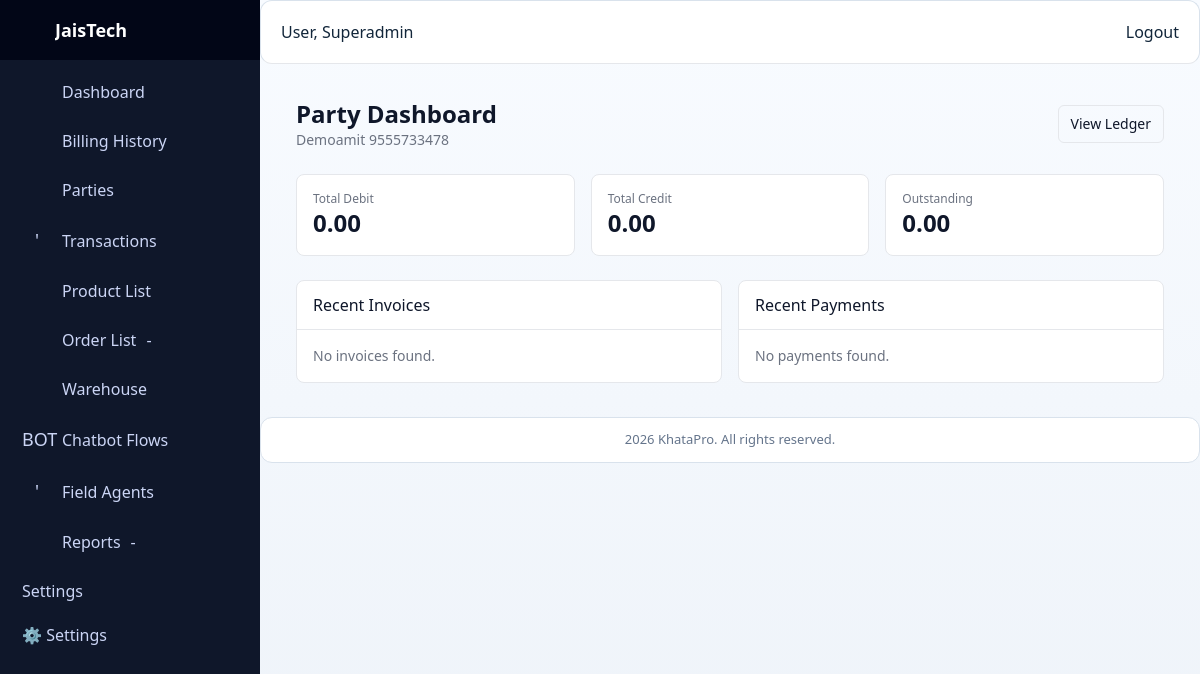
The page /accounts/party-dashboard/ (signed in) on the database its author committed.
### accounts/models.py (models this page shows, shortened)
class User(AbstractUser):
    username = models.CharField(max_length=150, blank=True, null=True)
    mobile = models.CharField(max_length=15, unique=True, blank=True, null=True)
    email = models.EmailField(unique=True)
    email_verified = models.BooleanField(default=False)
    mobile_verified = models.BooleanField(default=False)
    is_social_login = models.BooleanField(default=False)
    is_otp_verified = models.BooleanField(default=False)
    groups = models.ManyToManyField(
        Group,
        related_name="custom_user_set",
        blank=True,
        help_text="Groups this user belongs to.",
        verbose_name="groups",
    )
    user_permissions = models.ManyToManyField(
        Permission,
        related_name="custom_user_permissions_set",
        blank=True,
        help_text="Specific permissions for this user.",
        verbose_name="user permissions",
    )
    USERNAME_FIELD = "email"  # login by email
    REQUIRED_FIELDS = ["username", "mobile"]

### khataapp/models.py (models this page shows, shortened)
class Party(models.Model):
    PARTY_TYPE_CHOICES = (
        ('customer', 'Customer'),
        ('supplier', 'Supplier'),
    )
    owner = models.ForeignKey(
        settings.AUTH_USER_MODEL,
        on_delete=models.CASCADE,
        related_name='my_parties',
        null=True,
        blank=True
    )
    name = models.CharField(max_length=100)
    mobile = models.CharField(max_length=15, blank=True)
    email = models.EmailField(blank=True)
    gst = models.CharField(max_length=20, blank=True, null=True)
    address = models.TextField(blank=True, null=True)
    party_type = models.CharField(max_length=10, choices=PARTY_TYPE_CHOICES)
    created_at = models.DateTimeField(auto_now_add=True)
    upi_id = models.CharField(max_length=50, blank=True, null=True)
    bank_account_number = models.CharField(max_length=30, blank=True, null=True)
    qr_code = models.ImageField(upload_to='qr_codes/', blank=True, null=True)
    is_premium = models.BooleanField(default=False)
    whatsapp_number = models.CharField(max_length=15, blank=True, null=True)
    sms_number = models.CharField(max_length=15, blank=True, null=True)
    credit_grade = models.CharField(max_length=5, default='-', blank=True)
    credit_period = models.PositiveIntegerField(default=30, help_text="Credit period in days")
    opening_balance = models.DecimalField(max_digits=12, decimal_places=2, default=0, help_text="Opening balance for supplier")
    is_active = models.BooleanField(default=True)
    customer_category = models.CharField(max_length=60, blank=True, null=True, help_text="Customer segment/category")
    def balance(self):
        """Net balance (Credit - Debit)."""
        return self.total_credit() - self.total_debit()
    class Meta:
        ordering = ['-created_at']
        verbose_name_plural = "Parties"

### accounts/views.py (the view)
# urls.py: path("party-dashboard/", views.party_dashboard, name="party_dashboard"),
@login_required
def party_dashboard(request):
    user = request.user
    mobile = None
    if user.mobile:
        mobile = user.mobile
    else:
        profile = KhataProfile.objects.filter(user=user).first()
        mobile = profile.mobile if profile else None
    party = None
    if mobile:
        party = Party.objects.filter(mobile=mobile).first()
        if not party:
            party = Party.objects.filter(whatsapp_number=mobile).first()
    summary = None
    invoices = []
    payments = []
    if party:
        summary = get_party_summary(party)
        invoices = Invoice.objects.filter(order__party=party).order_by("-created_at")[:10]
        payments = Payment.objects.filter(invoice__order__party=party).order_by("-created_at")[:10]
    context = {
        "party": party,
        "summary": summary,
        "invoices": invoices,
        "payments": payments,
    }
    return render(request, "accounts/party_dashboard.html", context)

### accounts/views.py (called while the page is built)
def get_party_summary(party):
    orders = Order.objects.filter(party=party)
    invoices = Invoice.objects.filter(order__party=party)
    payments = Payment.objects.filter(invoice__order__party=party)
    txns = Transaction.objects.filter(party=party)
    total_debit = Decimal("0.00")
    total_credit = Decimal("0.00")
    for o in orders:
        amount = o.total_amount() if hasattr(o, "total_amount") else Decimal("0.00")
        total_debit += amount
    for inv in invoices:
        total_debit += inv.amount
    for p in payments:
        total_credit += p.amount
    for t in txns:
        if t.txn_type == "debit":
            total_debit += t.amount
        else:
            total_credit += t.amount
    balance = total_debit - total_credit
    return {
        "debit": total_debit,
        "credit": total_credit,
        "balance": balance,
    }

### billing/services.py (called while the page is built, shortened)
def user_has_feature(user, feature_key):
    if user.is_superuser:
        return True

### billing/templatetags/feature_tags.py (called while the page is built)
@register.simple_tag(takes_context=True)
def feature_allowed(context, feature_key):
    user = context.get("request").user
    if not user or not user.is_authenticated:
        return False
    return user_has_feature(user, feature_key)

### system_mode/context_processors.py (called while the page is built)
def system_mode_context(request):
    context = getattr(request, "system_mode_context", None)
    if context is None:
        context = build_request_mode_context(request)
    return {
        "system_mode": context,
        "system_mode_name": context.get("current_mode", "DESKTOP"),
        "system_mode_locked": bool(context.get("is_locked", False)),
        "resolved_system_mode": context.get("resolved_mode", "DESKTOP"),
        "resolved_system_mode_css": context.get("resolved_mode_css", "desktop"),
        "system_route_profile": context.get("route_profile", {}),
    }

### system_mode/models.py (called while the page is built)
    @classmethod
    def get_solo(cls, for_update=False):
        qs = cls.objects
        if for_update:
            qs = qs.select_for_update()
        instance = qs.filter(pk=1).first()
        if instance:
            return instance
        with transaction.atomic():
            locked = cls.objects.select_for_update().filter(pk=1).first()
            if locked:
                return locked
            return cls.objects.create(pk=1, current_mode=cls.Mode.DESKTOP)

### accounts/templates/accounts/party_dashboard.html (shortened to what this page needs)
{% extends "accounts/base.html" %}
{% block content %}
<div class="p-6 space-y-6">
    <div class="flex items-center justify-between">
        <div>
            <h1 class="text-2xl font-semibold">Party Dashboard</h1>
            {% if party %}
                <p class="text-sm text-gray-500">{{ party.name }}  {{ party.mobile }}</p>
            {% else %}
                <p class="text-sm text-gray-500">Party not linked to this account.</p>
            {% endif %}
        </div>
        {% if party %}
            <a class="px-3 py-2 text-sm rounded-md border" href="{% url 'accounts:party_ledger' party.id %}">View Ledger</a>
        {% endif %}
    </div>
    {% if party and summary %}
    <div class="grid grid-cols-1 md:grid-cols-3 gap-4">
        <div class="p-4 rounded-lg border bg-white">
            <div class="text-xs text-gray-500">Total Debit</div>
            <div class="text-2xl font-semibold">{{ summary.debit }}</div>
        </div>
        <div class="p-4 rounded-lg border bg-white">
            <div class="text-xs text-gray-500">Total Credit</div>
            <div class="text-2xl font-semibold">{{ summary.credit }}</div>
        </div>
        <div class="p-4 rounded-lg border bg-white">
            <div class="text-xs text-gray-500">Outstanding</div>
            <div class="text-2xl font-semibold">{{ summary.balance }}</div>
        </div>
    </div>
    <div class="grid grid-cols-1 lg:grid-cols-2 gap-4">
        <div class="bg-white border rounded-lg overflow-hidden">
            <div class="px-4 py-3 border-b font-medium">Recent Invoices</div>
            {% if invoices %}
                <table class="w-full text-sm">
                    <thead class="bg-gray-50 text-left">
                        <tr>
                            <th class="px-4 py-2">Invoice</th>
                            <th class="px-4 py-2">Amount</th>
                            <th class="px-4 py-2">Status</th>
                            <th class="px-4 py-2">Date</th>
                        </tr>
                    </thead>
                    <tbody>
                        {% for inv in invoices %}
                        <tr class="border-t">
                            <td class="px-4 py-2">{{ inv.number }}</td>
                            <td class="px-4 py-2">{{ inv.amount }}</td>
                            <td class="px-4 py-2">{{ inv.get_status_display }}</td>
                            <td class="px-4 py-2">{{ inv.created_at|date:"d M Y" }}</td>
                        </tr>
                        {% endfor %}
                    </tbody>
                </table>
            {% else %}
                <div class="p-4 text-sm text-gray-500">No invoices found.</div>
            {% endif %}
        </div>
        <div class="bg-white border rounded-lg overflow-hidden">
            <div class="px-4 py-3 border-b font-medium">Recent Payments</div>
            {% if payments %}
                <table class="w-full text-sm">
                    <thead class="bg-gray-50 text-left">
                        <tr>
                            <th class="px-4 py-2">Amount</th>
                            <th class="px-4 py-2">Method</th>
                            <th class="px-4 py-2">Date</th>
                        </tr>
                    </thead>
                    <tbody>
                        {% for p in payments %}
                        <tr class="border-t">
                            <td class="px-4 py-2">{{ p.amount }}</td>
                            <td class="px-4 py-2">{{ p.method|default:"-" }}</td>
                            <td class="px-4 py-2">{{ p.created_at|date:"d M Y" }}</td>
                        </tr>
                        {% endfor %}
                    </tbody>
                </table>
            {% else %}
                <div class="p-4 text-sm text-gray-500">No payments found.</div>
            {% endif %}
        </div>
    </div>
    {% else %}
        <div class="p-4 rounded-lg border bg-white text-sm text-gray-600">
            We couldnt match this login to any party record. Please contact the shop to link your mobile number.
        </div>
    {% endif %}
</div>
{% endblock %}

### templates/core/base_ui.html (shortened to what this page needs)
{% load static %}
<!DOCTYPE html>
<html lang="en">
<head>
    <link href="https://cdn.jsdelivr.net/npm/bootstrap-icons/font/bootstrap-icons.css" rel="stylesheet">
    <link href="https://cdn.jsdelivr.net/npm/tailwindcss@2.2.19/dist/tailwind.min.css" rel="stylesheet">
    <link rel="stylesheet" href="{% static 'css/dashboard.css' %}">
    <link rel="stylesheet" href="{% static 'css/sidebar.css' %}">
    <link rel="stylesheet" href="{% static 'css/unified-theme.css' %}">
    <link rel="stylesheet" href="{% static 'css/master_ui_system.css' %}">
    <link rel="stylesheet" href="{% static 'css/pc_add_mode.css' %}">
</head>
{% with resolved_system_mode_css|default:'desktop' as mode_css %}
<body class="{{ ui.theme_mode|default:'light' }}{% if hide_sidebar %} no-sidebar{% endif %} {% if mode_css == 'pos' %}mode-pos{% elif mode_css == 'tablet' %}mode-tablet{% elif mode_css == 'mobile' %}mode-mobile{% else %}mode-pc{% endif %}"
      data-system-mode="{{ resolved_system_mode|default:system_mode_name|default:'DESKTOP' }}"
      data-system-mode-locked="{{ system_mode_locked|default:'0' }}">
{% endwith %}
<div class="layout">
    {% if not hide_sidebar %}
        {% include "core/sidebar.html" %}
    {% endif %}
    <div class="main-content">
        <nav class="topbar">
            <span>User, {{ request.user.username }}</span>
            {% if request.user.is_authenticated %}
                <a class="btn-logout" href="{% url 'accounts:logout' %}">
                    Logout
                </a>
            {% endif %}
        </nav>
        <main class="page-content">
            {% block content %}{% endblock %}
        </main>
        <footer class="footer">
             {% now "Y" %} KhataPro. All rights reserved.
        </footer>
    </div>
</div>
</body>
</html>

### static/css/dashboard.css (style rules this page uses)
* { box-sizing: border-box; }
html, body { margin: 0; padding: 0; height: 100%; font-family: system-ui, -apple-system, Segoe UI, Roboto, Arial, sans-serif; background: #f4f6fb; overflow-x: hidden; }
.main-content { margin-left: 240px; width: 100%; min-height: 100vh; transition: margin-left 0.3s ease; background: #f5f7fb; }
.layout { display: flex; }
.main-content > nav { height: 64px; background: #ffffff; border-bottom: 1px solid #e5e7eb; padding: 0 20px; display: flex; align-items: center; justify-content: space-between; }
footer { margin-top: auto; padding: 12px; text-align: center; font-size: 13px; color: #64748b; background: #ffffff; border-top: 1px solid #e5e7eb; }

### static/css/sidebar.css (style rules this page uses)
.main-content { margin-left: 260px; transition: margin-left 0.3s ease; }

### static/css/unified-theme.css (style rules this page uses)
:root { --uc-bg: #f4f7fb; --uc-surface: #ffffff; --uc-border: #d9e2ec; --uc-text: #12263a; --uc-muted: #5f6c7b; --uc-brand: #0b6bcb; --uc-brand-2: #0f9d7a; --uc-danger: #c03b3b; --uc-warning: #b7791f; }
body { background: var(--uc-bg); color: var(--uc-text); }
.main-content { background: linear-gradient(180deg, #f8fbff, #eef3f9); }
.topbar, .footer { background: var(--uc-surface); border: 1px solid var(--uc-border); border-radius: 12px; }

### static/css/master_ui_system.css (style rules this page uses)
:root { --ui-primary: #123a8f; --ui-primary-dark: #0f2f73; --ui-secondary: #f58b1f; --ui-secondary-dark: #d97108; --ui-danger: #c03b3b; --ui-outline: #64748b; --ui-surface: #ffffff; --ui-surface-soft: #f4f7fc; --ui-border: #d8e0ee; --ui-text: #0f172a; --ui-muted: #475569; --ui-radius: 6px; --ui-shadow: 0 10px 26px rgba(15, 23, 42, 0.08); }
.page-content { color: var(--ui-text); padding: 10px 12px; }

### rows shown on the page
User: user.username "Superadmin"
Party: name "Demoamit", mobile "9555733478"

### other values the page prints
{{ company.company_name|default:"JaisTech" }} "JaisTech"
{{ summary.debit }} "0.00"
{{ summary.credit }} "0.00"
{{ summary.balance }} "0.00"
